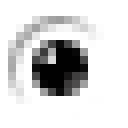
#> input picture 1.0/images/check-box-nofocus.png, 16 x 16 px (shown 8 times larger)
$ python -i pil_util.py   (imports and definitions only)   (older library calls are emulated)
#> lines starting #> are read from the running program, lines starting #| are printed output that depends on the picture
"""
    Module for creating thumbs
"""

import sys
import os

# [1 line that did not run here, left out]
from PIL import Image, ImageEnhance


def makeThumbnails( poster ):
    try:
        size = ( 26, 38 )
        thumbnail = "%s.png" % ( os.path.splitext( poster )[0], )
        watched_thumbnail = "%s-w.png" % ( os.path.splitext( poster )[0], )
        im = Image.open( poster )
#> im is the input picture: PIL image 16x16 RGBA; mean R, G, B, A 176.5, 176.5, 176.5, 54.5
        im.thumbnail( size, Image.ANTIALIAS )
        im = im.convert( "RGBA" )
        im.save( thumbnail, "PNG" )
        alpha = im.split()[ 3 ]
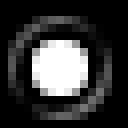
#> alpha: PIL image 16x16 L (shown 8 times larger); min 0, max 255, mean 54.5
        alpha = ImageEnhance.Brightness( alpha ).enhance( 0.2 )
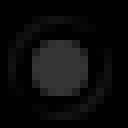
#> alpha: PIL image 16x16 L (shown 8 times larger); min 0, max 51, mean 10.8
        im.putalpha( alpha )
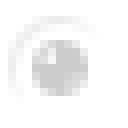
#> im: PIL image 16x16 RGBA (shown 8 times larger); mean R, G, B, A 176.5, 176.5, 176.5, 10.8; transparent parts drawn white
        im.save( watched_thumbnail, "PNG" )
        return True
    except:
        return False

>>> result = makeThumbnails('../../../1.0/images/check-box-nofocus.png')
